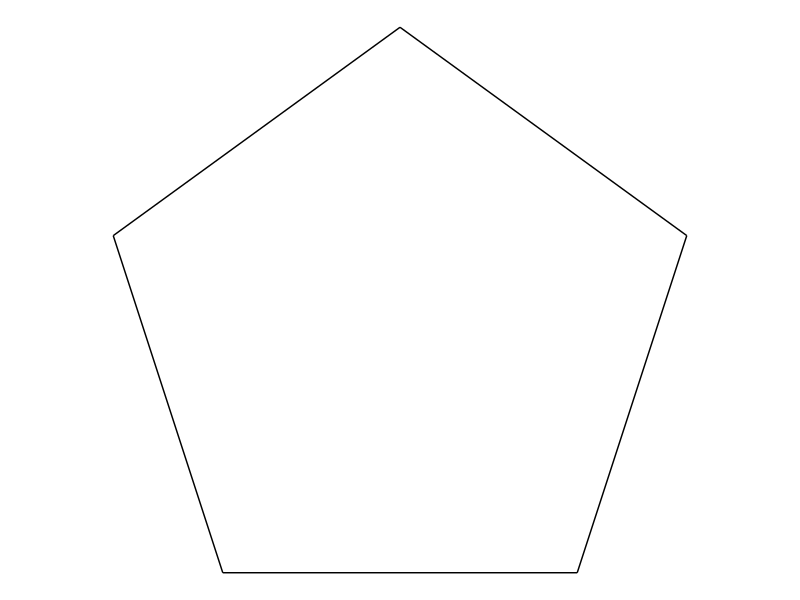
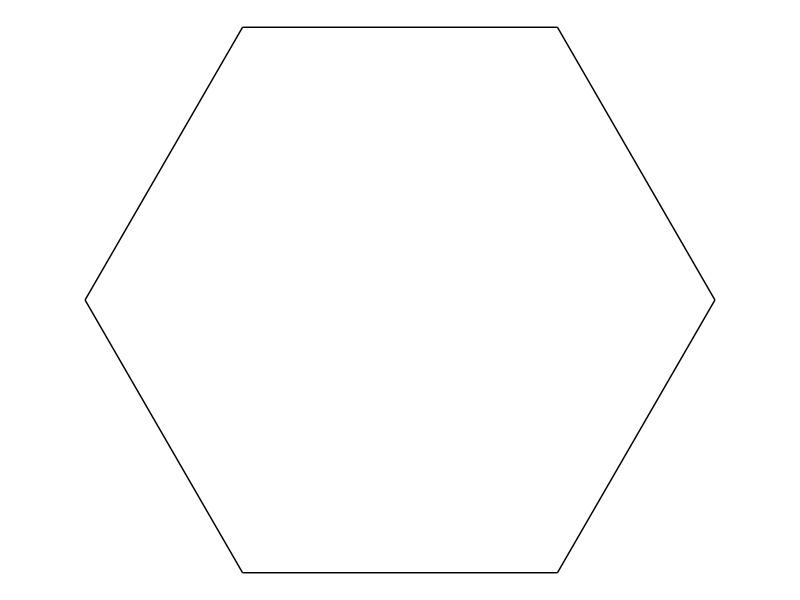
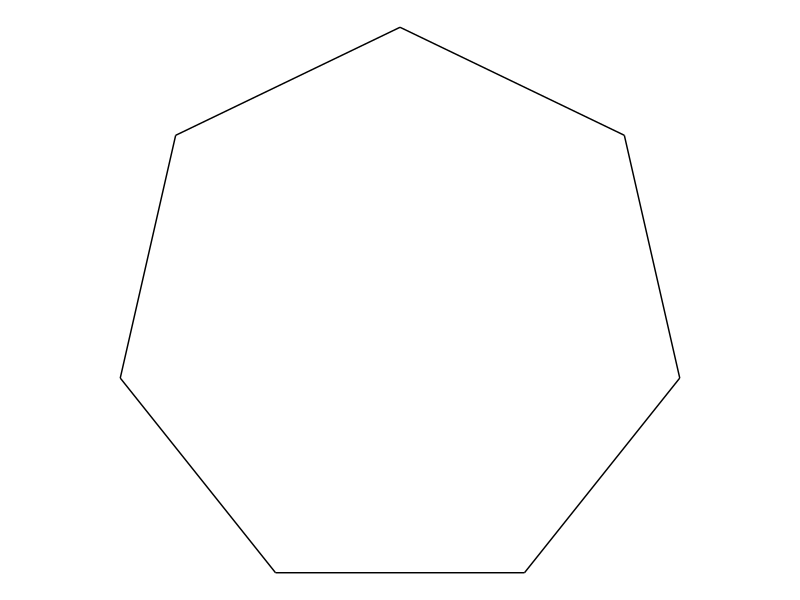
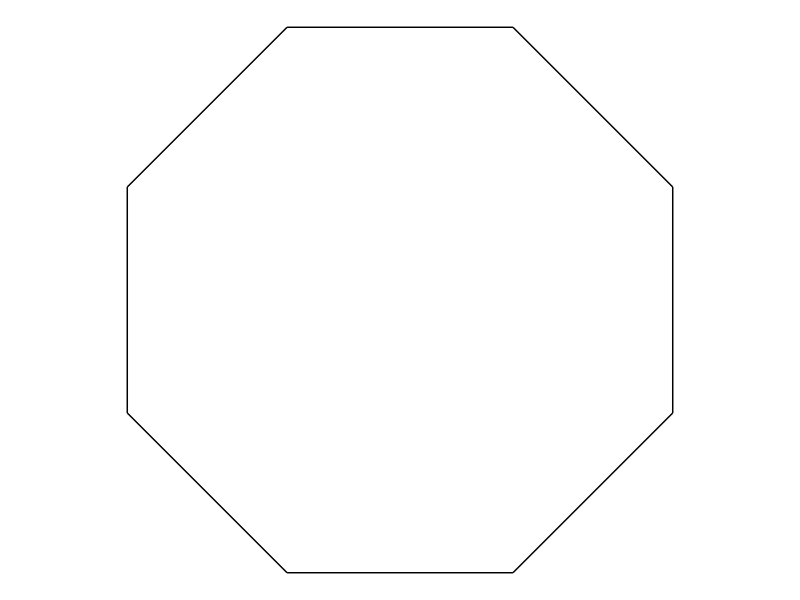
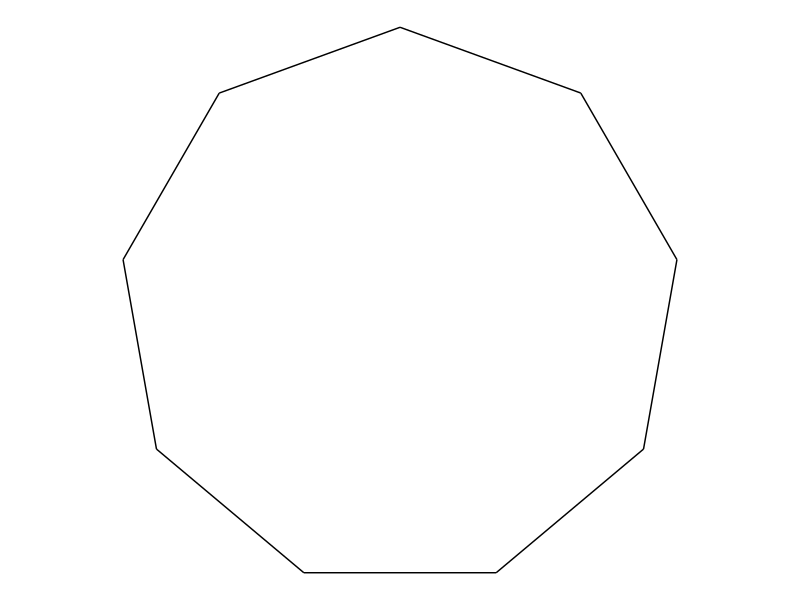
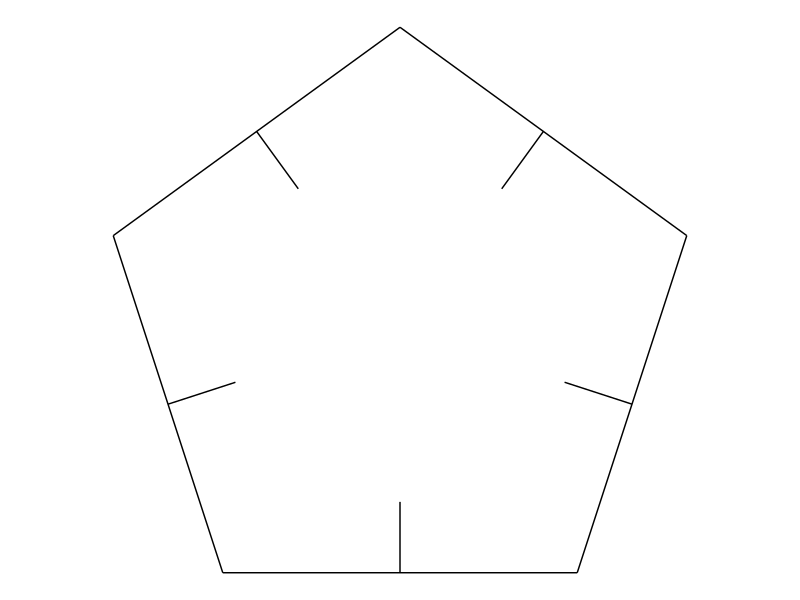
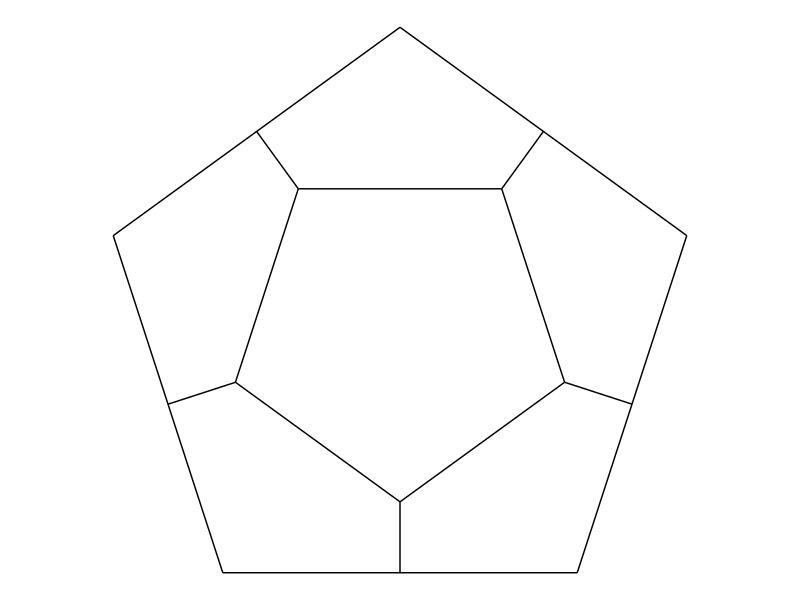
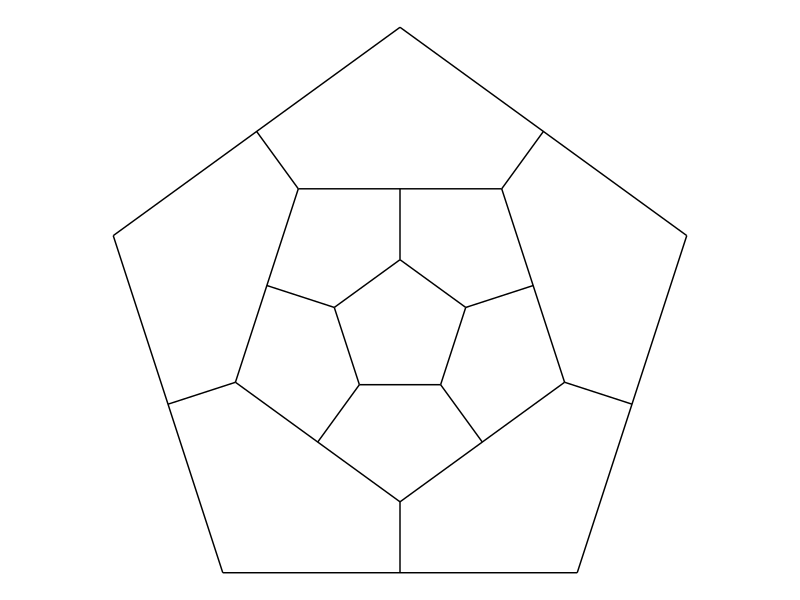

R code for these plots, in order:
# From https://fronkonstin.com/2019/03/27/drrrawing-with-purrr/

library(tidyverse)
 
# Create a pentagon and plot it
# accumulate is used to apply the cosine/sine function sequentially
pentagon <- tibble(
  x = accumulate(1:4, ~.x+cos(.y*2*pi/5), .init = 0),
  y    = accumulate(1:4, ~.x+sin(.y*2*pi/5), .init = 0),
  xend = accumulate(2:5, ~.x+cos(.y*2*pi/5), .init = cos(2*pi/5)),
  yend = accumulate(2:5, ~.x+sin(.y*2*pi/5), .init = sin(2*pi/5))
  )

# Plot the pentagon
ggplot(pentagon)+
  geom_segment(aes(x=x, y=y, xend=xend, yend=yend))+
  coord_equal()+
  theme_void()


# A function to generate a regular polygon given a number of edges
polygon <- function(n) {
  tibble(
    x    = accumulate(1:(n-1), ~.x+cos(.y*2*pi/n), .init = 0),
    y    = accumulate(1:(n-1), ~.x+sin(.y*2*pi/n), .init = 0),
    xend = accumulate(2:n,     ~.x+cos(.y*2*pi/n), .init = cos(2*pi/n)),
    yend = accumulate(2:n,     ~.x+sin(.y*2*pi/n), .init = sin(2*pi/n)))
}

# Examples of plotting ploygons using the function
ggplot(polygon(6))+
  geom_segment(aes(x=x, y=y, xend=xend, yend=yend))+
  coord_equal()+
  theme_void()

ggplot(polygon(7))+
  geom_segment(aes(x=x, y=y, xend=xend, yend=yend))+
  coord_equal()+
  theme_void()

ggplot(polygon(8))+
  geom_segment(aes(x=x, y=y, xend=xend, yend=yend))+
  coord_equal()+
  theme_void()

ggplot(polygon(9))+
  geom_segment(aes(x=x, y=y, xend=xend, yend=yend))+
  coord_equal()+
  theme_void()

# Add segments to the polgyon
polygon(5) -> df1

df1 %>% mutate(angle = atan2(yend-y, xend-x)+pi/2,
               x = 0.5*x+0.5*xend,
               y = 0.5*y+0.5*yend,
               xend = x+0.2*cos(angle),
               yend = y+0.2*sin(angle)) %>% 
  select(x, y, xend, yend) -> df2

df1 %>% bind_rows(df2) -> df

ggplot(df)+
  geom_segment(aes(x=x, y=y, xend=xend, yend=yend))+
  coord_equal()+
  theme_void()

# Now create an inner polygon that joins the segments
polygon(5) -> df1

df1 %>% mutate(angle = atan2(yend-y, xend-x)+pi/2,
               x = 0.5*x+0.5*xend,
               y = 0.5*y+0.5*yend,
               xend = x+0.2*cos(angle),
               yend = y+0.2*sin(angle)) %>% 
  select(x, y, xend, yend) -> df2

df2 %>% mutate(
  x=xend,
  y=yend,
  xend=lead(x, default=first(x)),
  yend=lead(y, default=first(y))) %>% 
  select(x, y, xend, yend) -> df3

df1 %>% bind_rows(df2) %>% bind_rows(df3) -> df

ggplot(df)+
  geom_segment(aes(x=x, y=y, xend=xend, yend=yend))+
  coord_equal()+
  theme_void()

# A function to generate the midpoint lines
mid_points <- function(d) {
  d %>% mutate(
    angle=atan2(yend-y, xend-x) + pi/2,
    x=0.5*x+0.5*xend,
    y=0.5*y+0.5*yend,
    xend=x+0.2*cos(angle),
    yend=y+0.2*sin(angle)) %>% 
    select(x, y, xend, yend)
}

# A function to create an inner polygon that connects the midpoint lines
con_points <- function(d) {
  d %>% mutate(
    x=xend,
    y=yend,
    xend=lead(x, default=first(x)),
    yend=lead(y, default=first(y))) %>% 
    select(x, y, xend, yend)
}

# Use the functions to create repeated connected pentagons
polygon(5) -> df1
df2 <- mid_points(df1)
df3 <- con_points(df2)
df4 <- mid_points(df3)
df5 <- con_points(df4)
df1 %>% 
  bind_rows(df2) %>% 
  bind_rows(df3) %>% 
  bind_rows(df4) %>% 
  bind_rows(df5) -> df
ggplot(df)+
  geom_segment(aes(x=x, y=y, xend=xend, yend=yend))+
  coord_equal()+
  theme_void()

# Do the same thing as above but use accumulate to do it automatically
edges <- 5
niter <- 4
polygon(edges) -> df1
accumulate(.f = function(old, y) {
  if (y%%2!=0) mid_points(old) else con_points(old)
},
1:niter,
.init=df1) %>% 
  bind_rows() -> df
ggplot(df)+
  geom_segment(aes(x=x, y=y, xend=xend, yend=yend))+
  coord_equal()+
  theme_void()

# Update the mid_points function so that the line segments don't have to start from the middle
mid_points <- function(d, p) {
  d %>% mutate(
    angle=atan2(yend-y, xend-x) + pi/2,
    x=p*x+(1-p)*xend,
    y=p*y+(1-p)*yend,
    xend=x+0.2*cos(angle),
    yend=y+0.2*sin(angle)) %>% 
    select(x, y, xend, yend)
}
edges <- 7
niter <- 6
polygon(edges) -> df1
accumulate(.f = function(old, y) {
  if (y%%2==0) mid_points(old, 0.3) else con_points(old)
},
1:niter,
.init=df1) %>% 
  bind_rows() -> df
ggplot(df)+
  geom_segment(aes(x=x, y=y, xend=xend, yend=yend))+
  coord_equal()+
  theme_void()

# Update the mid_points function again so that the edges and line segments don't have to be perpendicular
mid_points <- function(d, p, a) {
  d %>% mutate(
    angle=atan2(yend-y, xend-x) + a,
    x=p*x+(1-p)*xend,
    y=p*y+(1-p)*yend,
    xend=x+0.2*cos(angle),
    yend=y+0.2*sin(angle)) %>% 
    select(x, y, xend, yend)
}
edges <- 7
niter <- 18
polygon(edges) -> df1
accumulate(.f = function(old, y) {
  if (y%%2!=0) mid_points(old, 0.3, pi/5) else con_points(old)
},
1:niter,
.init=df1) %>% 
  bind_rows() -> df
ggplot(df)+
  geom_segment(aes(x=x, y=y, xend=xend, yend=yend))+
  coord_equal()+
  theme_void()

# Change the longitude of the line segments by updating mid_points again
mid_points <- function(d, p, a, i, FUN = function(x) x) {
  d %>% mutate(
    angle=atan2(yend-y, xend-x) + a,
    radius=FUN(i),
    x=p*x+(1-p)*xend,
    y=p*y+(1-p)*yend,
    xend=x+radius*cos(angle),
    yend=y+radius*sin(angle)) %>% 
    select(x, y, xend, yend)
}

edges <- 7
niter <- 18
polygon(edges) -> df1
accumulate(.f = function(old, y) {
  if (y%%2!=0) mid_points(old, 0.3, pi/5, y) else con_points(old)
},
1:niter,
.init=df1) %>% 
  bind_rows() -> df
ggplot(df)+
  geom_segment(aes(x=x, y=y, xend=xend, yend=yend))+
  coord_equal()+
  theme_void()

# Play with number of iterations
edges <- 7
niter <- 250
step <- 2
polygon(edges) -> df1
accumulate(.f = function(old, y) {
  if (y%%step!=0) mid_points(old, 0.3, pi/5, y) else con_points(old)
},
1:niter,
.init=df1) %>% 
  bind_rows() -> df
ggplot(df)+
  geom_curve(aes(x=x, y=y, xend=xend, yend=yend),
             curvature = 0,
             color="black",
             alpha=0.1)+
  coord_equal()+
  theme(legend.position  = "none",
        panel.background = element_rect(fill="white"),
        plot.background  = element_rect(fill="white"),
        axis.ticks       = element_blank(),
        panel.grid       = element_blank(),
        axis.title       = element_blank(),
        axis.text        = element_blank())

# Final code
# This function creates the segments of the original polygon
polygon <- function(n) {
  tibble(
    x    = accumulate(1:(n-1), ~.x+cos(.y*2*pi/n), .init = 0),
    y    = accumulate(1:(n-1), ~.x+sin(.y*2*pi/n), .init = 0),
    xend = accumulate(2:n,     ~.x+cos(.y*2*pi/n), .init = cos(2*pi/n)),
    yend = accumulate(2:n,     ~.x+sin(.y*2*pi/n), .init = sin(2*pi/n)))
}

# This function creates segments from some mid-point of the edges
mid_points <- function(d, p, a, i, FUN = ratio_f) {
  d %>% mutate(
    angle=atan2(yend-y, xend-x) + a,
    radius=FUN(i),
    x=p*x+(1-p)*xend,
    y=p*y+(1-p)*yend,
    xend=x+radius*cos(angle),
    yend=y+radius*sin(angle)) %>% 
    select(x, y, xend, yend)
}

# This function connect the ending points of mid-segments
con_points <- function(d) {
  d %>% mutate(
    x=xend,
    y=yend,
    xend=lead(x, default=first(x)),
    yend=lead(y, default=first(y))) %>% 
    select(x, y, xend, yend)
}

edges <- 15   # Number of edges of the original polygon
niter <- 250 # Number of iterations
pond <- 0.67  # Weight to calculate the point on the middle of each edge
step  <- 9  # No of times to draw mid-segments before connect ending points
alph  <- 0.15 # transparency of curves in geom_curve
angle <- 1.27 # angle of mid-segment with the edge
curv <- 1.0   # Curvature of curves
line_color <- "black" # Color of curves in geom_curve
back_color <- "white" # Background of the ggplot
ratio_f <- function(x) {sin(x)} # To calculate the longitude of mid-segments

# Generation on the fly of the dataset
accumulate(.f = function(old, y) {
  if (y%%step!=0) mid_points(old, pond, angle, y) else con_points(old)
}, 1:niter,
.init=polygon(edges)) %>% bind_rows() -> df

# Plot
ggplot(df)+
  geom_curve(aes(x=x, y=y, xend=xend, yend=yend),
             curvature = curv,
             color=line_color,
             alpha=alph)+
  coord_equal()+
  theme(legend.position  = "none",
        panel.background = element_rect(fill=back_color),
        plot.background  = element_rect(fill=back_color),
        axis.ticks       = element_blank(),
        panel.grid       = element_blank(),
        axis.title       = element_blank(),
        axis.text        = element_blank())

